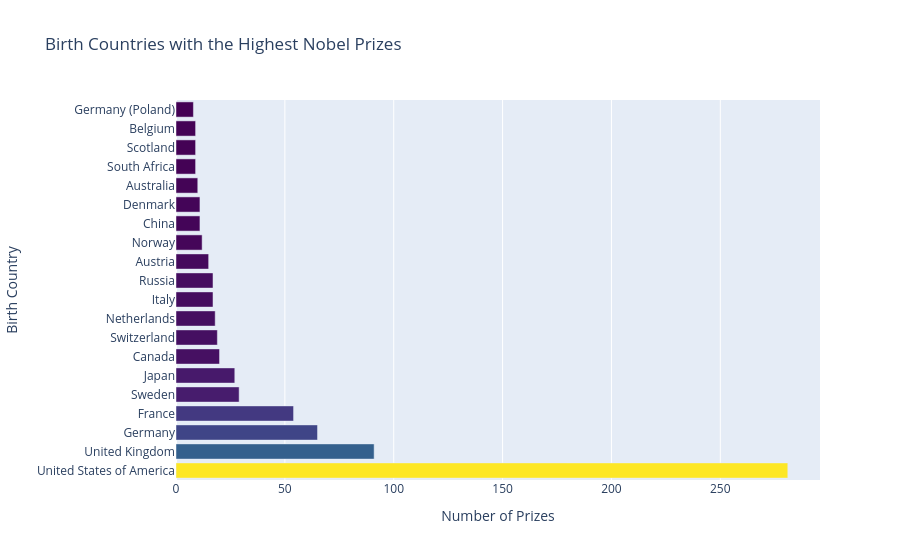

Here is the notebook cell this chart was saved with:
### Markdown cell above
We see that Marie Curie actually got the Nobel prize twice - once in physics and once in chemistry. Linus Carl Pauling got it first in chemistry and later for peace given his work in promoting nuclear disarmament. Also, the International Red Cross was awarded the Peace prize a total of 3 times. The first two times were both during the devastating World Wars.

### Code cell
birth_country_counts = df_data.birth_country.value_count

print(birth_country_counts.head(1))

top20_countries = birth_country_counts[:20]

fig = px.bar(
    x = top20_countries.values,
    y = top20_countries.index,
    orientation='h',
    title='Birth Countries with the Highest Nobel Prizes',
    color = top20_countries.values,
    color_continuous_scale='Viridis'
)

fig.update_layout(
    xaxis_title='Number of Prizes',
    yaxis_title='Birth Country',
    coloraxis_showscale=False
)

fig.show()

### Figure 1 — Plotly figure (JSON) as saved in the notebook; plotly's stock layout.template omitted (floating-point values rounded to 4 significant figures)
{"data": [{"hovertemplate": "x=%{x}<br>y=%{y}<br>color=%{marker.color}<extra></extra>", "legendgroup": "", "marker": {"color": [281, 91, 65, 54, 29, 27, 20, 19, 18, 17, 17, 15, 12, 11, 11, 10, 9, 9, 9, 8], "coloraxis": "coloraxis", "pattern": {"shape": ""}}, "name": "", "orientation": "h", "showlegend": false, "textposition": "auto", "type": "bar", "x": [281, 91, 65, 54, 29, 27, 20, 19, 18, 17, 17, 15, 12, 11, 11, 10, 9, 9, 9, 8], "xaxis": "x", "y": ["United States of America", "United Kingdom", "Germany", "France", "Sweden", "Japan", "Canada", "Switzerland", "Netherlands", "Italy", "Russia", "Austria", "Norway", "China", "Denmark", "Australia", "South Africa", "Scotland", "Belgium", "Germany (Poland)"], "yaxis": "y"}], "layout": {"barmode": "relative", "coloraxis": {"colorbar": {"title": {"text": "color"}}, "colorscale": [[0, "#440154"], [0.1111, "#482878"], [0.2222, "#3e4989"], [0.3333, "#31688e"], [0.4444, "#26828e"], [0.5556, "#1f9e89"], [0.6667, "#35b779"], [0.7778, "#6ece58"], [0.8889, "#b5de2b"], [1, "#fde725"]], "showscale": false}, "legend": {"tracegroupgap": 0}, "title": {"text": "Birth Countries with the Highest Nobel Prizes"}, "xaxis": {"anchor": "y", "domain": [0, 1], "title": {"text": "Number of Prizes"}}, "yaxis": {"anchor": "x", "domain": [0, 1], "title": {"text": "Birth Country"}}}}
